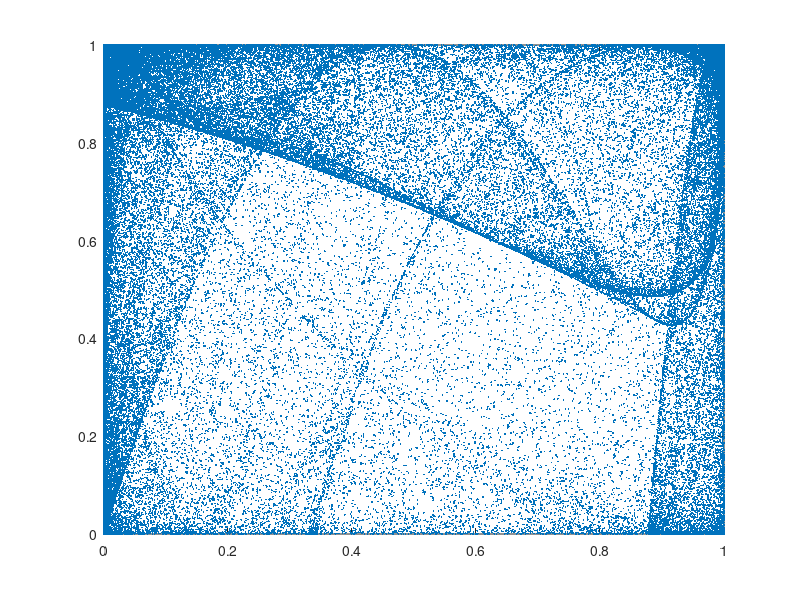
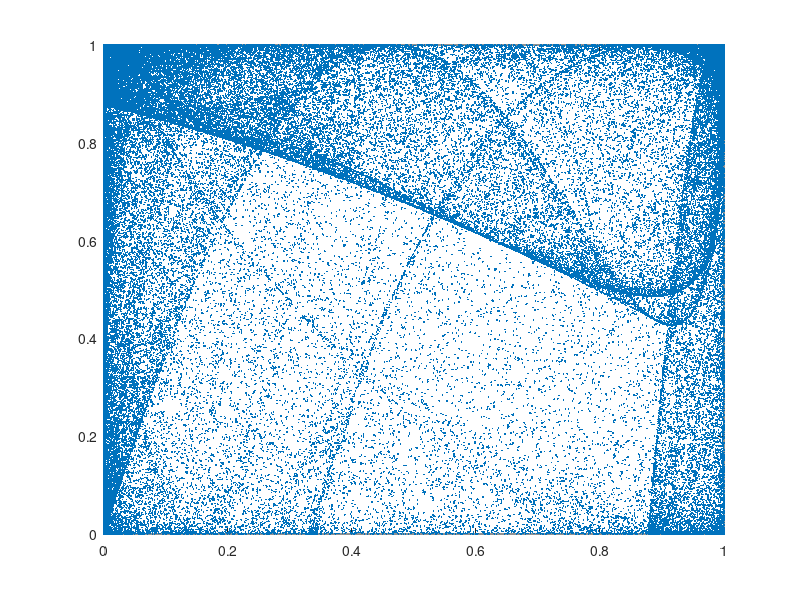

Source code (MATLAB) for these figures, in order:
total = 100000;
myu = 0.900;

x_bar = zeros(total,1);
y_bar = zeros(total,1);

x = zeros(total,1);
y = zeros(total,1);
c = zeros(total,1);
d = zeros(total,1);

count_anomalies = 0;
count_unequal = 0;

a_bar = x_bar(1);
b_bar = y_bar(1);

x(1) = 0.9;
y(1) = 0.1;

a = x(1);
b = y(1);

% old implementation 
for i = 1:total - 1
  x_bar(i + 1) = myu * (y(i) * 3) * x(i) * (1 - x(i));
  x(i + 1) = 4 * x_bar(i + 1) * (1 - x_bar(i + 1));
  y_bar(i + 1) = myu * (x(i + 1) + 3) * y(i) * (1 - y(i));
  y(i + 1) = 4 * y_bar(i + 1) * (1 - y_bar(i + 1)); 
endfor

% new implementation 
for i = 1:total - 1
  a_bar = myu * (b * 3) * a * (1 - a);
  a = 4 * a_bar * (1 - a_bar);
  b_bar = myu * (a + 3) * b * (1 - b);
  b = 4 * b_bar * (1 - b_bar);
  c(i + 1) = a;
  d(i + 1) = b;
endfor


for i = 1:total - 1
  if (x(i) > 1 || x(i) < 0)
    count_anomalies = count_anomalies + 1;
  else
    printf("");
  endif
endfor

 
for i = 1:total - 1
  if (x(i) != c(i))
    count_unequal = count_unequal + 1;
  endif
endfor

figure(1)
plot(x,y,'.','MarkerSize',4);
figure(2)
plot(c,d,'.','MarkerSize',4);
printf("\nIn twodlalm\n")
count_anomalies
count_unequal
%{

%}

